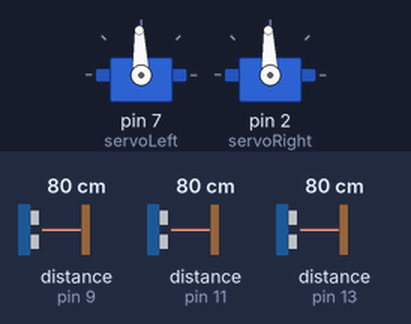
Bench run of a sketch on a simulated Arduino Uno, built with avr-gcc and run on an emulated ATmega328P. On the bench: 2 × servo. Wiring (inferred from the names in the program): 3 × ultrasonic range finder: trigger pin 8, echo pin 9 / trigger pin 10, echo pin 11 / trigger pin 12, echo pin 13. Inputs (shaded band) come from the test bench; at power-on: distance to the obstacle (sensors on pin 9, pin 11, pin 13) 80 cm. The echo pulse lasts 58.3 µs per cm.

Above: at 1.2 s.
1.3 s: distance to the obstacle (sensor on pin 9) set to 2 cm
Timing chart, 0 to 4.3 s (numbered marks = the images above; inputs shaded):
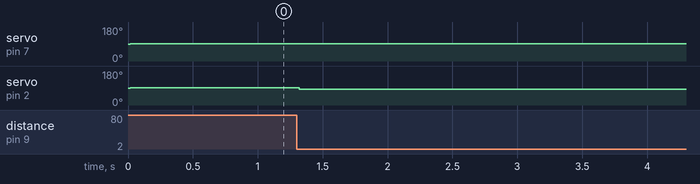

The sketch:

Bi_directional_Prototype_V1.5.ino
```cpp
#include <Servo.h>

Servo servoLeft;          // Define left servo
Servo servoRight;         // Define right servo

  // defines pins numbers
const int trigPinLS = 8;
const int echoPinLS = 9;
const int trigPinFS = 10;
const int echoPinFS = 11;
const int trigPinRS = 12;
const int echoPinRS = 13;


// defines variables
long durationLS;
int distanceLS;
long durationFS;
int distanceFS;
long durationRS;
int distanceRS;


void loop()
{
digitalWrite(trigPinLS, LOW);
delayMicroseconds(2);
digitalWrite(trigPinLS, HIGH);
delayMicroseconds(10);
digitalWrite(trigPinLS, LOW);
durationLS = pulseIn(echoPinLS, HIGH);
distanceLS = durationLS*0.034/2;

delayMicroseconds(50);

digitalWrite(trigPinFS, LOW);
delayMicroseconds(2);
digitalWrite(trigPinFS, HIGH);
delayMicroseconds(10);
digitalWrite(trigPinFS, LOW);
durationFS = pulseIn(echoPinFS, HIGH);
distanceFS = durationFS*0.034/2;

delayMicroseconds(50);

digitalWrite(trigPinRS, LOW);
delayMicroseconds(2);
digitalWrite(trigPinRS, HIGH);
delayMicroseconds(10);
digitalWrite(trigPinRS, LOW);
durationRS = pulseIn(echoPinRS, HIGH);
distanceRS = durationRS*0.034/2;


if (distanceLS > 2 || distanceLS < 0  && distanceFS > 2 || distanceFS < 0  && distanceRS > 2 || distanceRS < 0 )
    {
    stopRobot();
    }
       else if (distanceLS > 2 || distanceLS < 0  && distanceFS > 2 || distanceFS < 0  && distanceRS < 2 || distanceRS > 0 )
          {
          TurnLeft();
           }
               else if (distanceLS < 2 || distanceLS > 0  && distanceFS > 2 || distanceFS < 0  && distanceRS > 2 || distanceRS < 0 )
                {
                TurnRight();
                }
                else
                          {
                          Forward();
                          }
    }


// Robot Motor Functions

void stopRobot()
{
  servoLeft.write(92);
  servoRight.write(92);
}

void Forward()
{
  servoLeft.write(100);
  servoRight.write(84);
}

void TurnRight()
{
  servoLeft.write(100);
  servoRight.write(92);
}

void TurnLeft()
{
  servoLeft.write(92);
  servoRight.write(84);
}


//Set up I/O
void setup()
{
pinMode(trigPinLS, OUTPUT);
pinMode(echoPinLS, INPUT);
pinMode(trigPinFS, OUTPUT);
pinMode(echoPinFS, INPUT);
pinMode(trigPinRS, OUTPUT);
pinMode(echoPinRS, INPUT);
servoLeft.attach(7);
servoRight.attach(2);
}
```

Measured:
- after the input at 1.3 s, servo on pin 2 (servoRight): 92° → 84° at once
